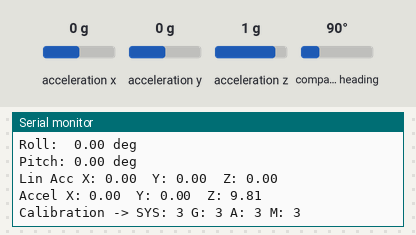
Simulated run of this sketch. Board: ESP32. Parts: the last lines printed to the serial monitor. Inputs (shaded band) come from the test bench; at power-on: acceleration x 0 g, acceleration y 0 g, acceleration z 1 g, compass heading 90°.

Above: at 3.2 s.
3.3 s: acceleration x set to -1.4 g
At 4.0 s:
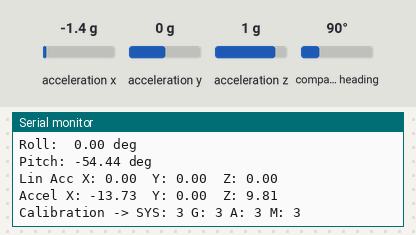
4.8 s: acceleration y set to -1.4 g
At 5.5 s:
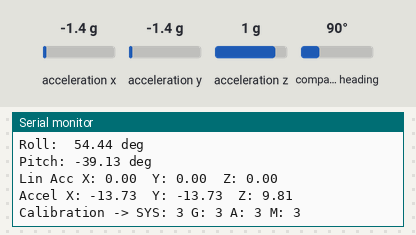
6.3 s: acceleration z set to -1.4 g
At 7.1 s:
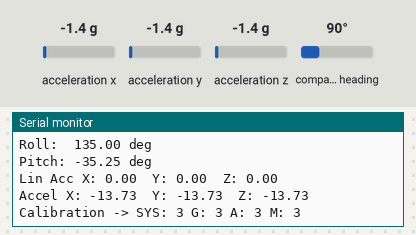
7.8 s: compass heading set to 7°
Timing chart, 0 to 10.3 s (numbered marks = the images above; inputs shaded):
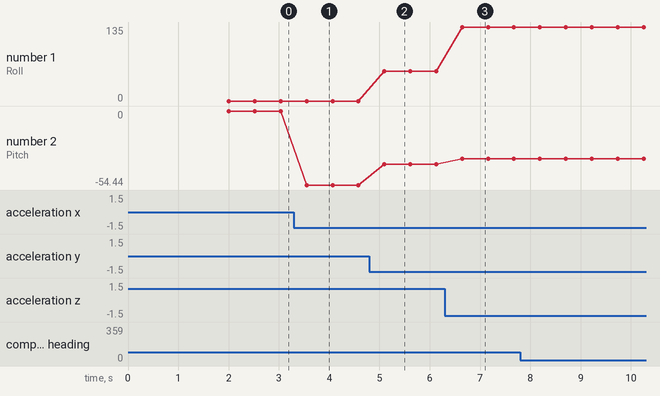

The sketch:

BNO055.ino
```cpp
#include <Wire.h>
#include <Adafruit_Sensor.h>
#include <Adafruit_BNO055.h>
#include <utility/imumaths.h>

// ===== ESP32 I2C pins =====
// Change these if your wiring is different
#define SDA_PIN 21
#define SCL_PIN 22
//first
// Create sensor object
// First argument = sensor ID
// Second argument = I2C address (usually 0x28, sometimes 0x29)
Adafruit_BNO055 bno = Adafruit_BNO055(55, 0x28);

void setup() {
  Serial.begin(115200);
  delay(1000);

  Wire.begin(SDA_PIN, SCL_PIN);

  Serial.println("BNO055 test starting...");

  if (!bno.begin()) {
    Serial.println("ERROR: BNO055 not detected.");
    Serial.println("Check wiring, power, and I2C address.");
    while (1)
      ;
  }

  delay(1000);

  // Use external crystal if your breakout supports it
  bno.setExtCrystalUse(true);

  Serial.println("BNO055 initialized!");
  Serial.println("Move sensor around slowly to improve calibration.");
}

void loop() {
  // Get orientation in Euler angles
  imu::Vector<3> euler = bno.getVector(Adafruit_BNO055::VECTOR_EULER);

  // Get linear acceleration (gravity removed)
  imu::Vector<3> linearAccel = bno.getVector(Adafruit_BNO055::VECTOR_LINEARACCEL);

  // Get raw acceleration
  imu::Vector<3> accel = bno.getVector(Adafruit_BNO055::VECTOR_ACCELEROMETER);

  // Calibration status: 0 = uncalibrated, 3 = fully calibrated
  uint8_t system, gyro, accelCal, mag;
  bno.getCalibration(&system, &gyro, &accelCal, &mag);

  Serial.println("========== BNO055 ==========");
  Serial.print("Yaw:   ");
  Serial.print(euler.x());
  Serial.println(" deg");
  Serial.print("Roll:  ");
  Serial.print(euler.z());
  Serial.println(" deg");
  Serial.print("Pitch: ");
  Serial.print(euler.y());
  Serial.println(" deg");

  Serial.print("Lin Acc X: ");
  Serial.print(linearAccel.x());
  Serial.print("  ");
  Serial.print("Y: ");
  Serial.print(linearAccel.y());
  Serial.print("  ");
  Serial.print("Z: ");
  Serial.println(linearAccel.z());

  Serial.print("Accel X: ");
  Serial.print(accel.x());
  Serial.print("  ");
  Serial.print("Y: ");
  Serial.print(accel.y());
  Serial.print("  ");
  Serial.print("Z: ");
  Serial.println(accel.z());

  Serial.print("Calibration -> SYS: ");
  Serial.print(system);
  Serial.print(" G: ");
  Serial.print(gyro);
  Serial.print(" A: ");
  Serial.print(accelCal);
  Serial.print(" M: ");
  Serial.println(mag);

  delay(500);
}
```

Measured:
- after the input at 3.3 s, the serial monitor: prints a new line after 0.25 s (image 1)
- after the input at 4.8 s, the serial monitor: prints a new line after 0.30 s (image 2)
- after the input at 6.3 s, the serial monitor: prints a new line after 0.34 s (image 3)
- plotted number 1: 0 → 54.44 after the input at 4.8 s, 54.44 → 135 after the input at 6.3 s
- plotted number 2: 0 → -54.44 after the input at 3.3 s, -54.44 → -39.13 after the input at 4.8 s, -39.13 → -35.25 after the input at 6.3 s
